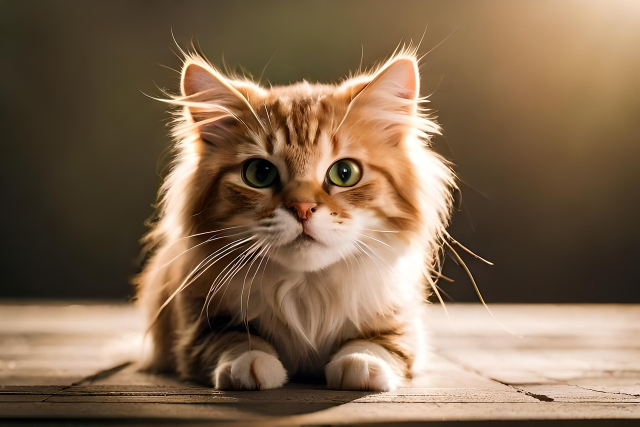
#> input picture cat image.jpg, 1280 x 853 px (shown at 1/2 size)
$ python main3.py
#> lines starting #> are read from the running program, lines starting #| are printed output that depends on the picture
import cv2
image = cv2.imread('cat image.jpg')
#> image is the input picture: shape (853, 1280, 3); mean B, G, R 80.2, 105.1, 129.8
gray_image = cv2.cvtColor(image, cv2.COLOR_BGR2GRAY)
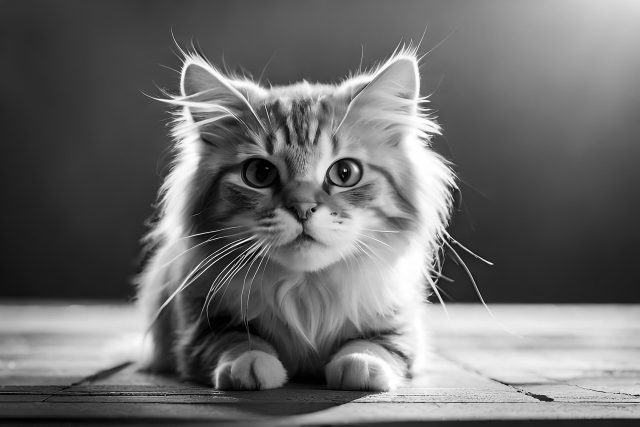
#> gray_image: shape (853, 1280) (shown at 1/2 size); min 0, max 255, mean 109.7
resized_image = cv2.resize(gray_image, (224, 224))
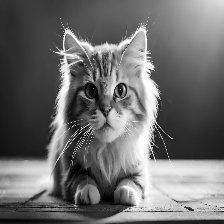
#> resized_image: shape (224, 224); min 0, max 255, mean 109.5
cv2.imshow('Processed Image', resized_image)
key = cv2.waitKey(0)
#> (key Esc is pressed here)
if key == ord('s'):
    cv2.imwrite('grayscale_resized_image.jpg', resized_image)
    print("Image saved as grayscale_resized_image.jpg")
else:
    print("Image not saved")
cv2.destroyAllWindows()
print(f"Processed Image Dimensions: {resized_image.shape}")
#| Processed Image Dimensions: (224, 224)
